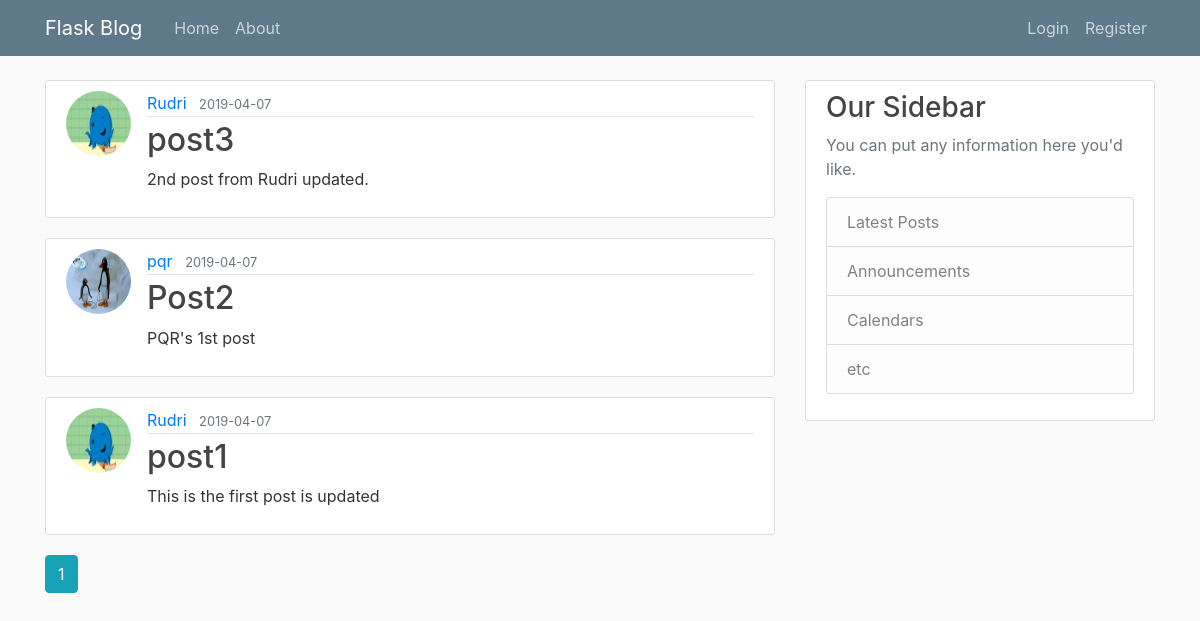
Page /home on the earlier database version.
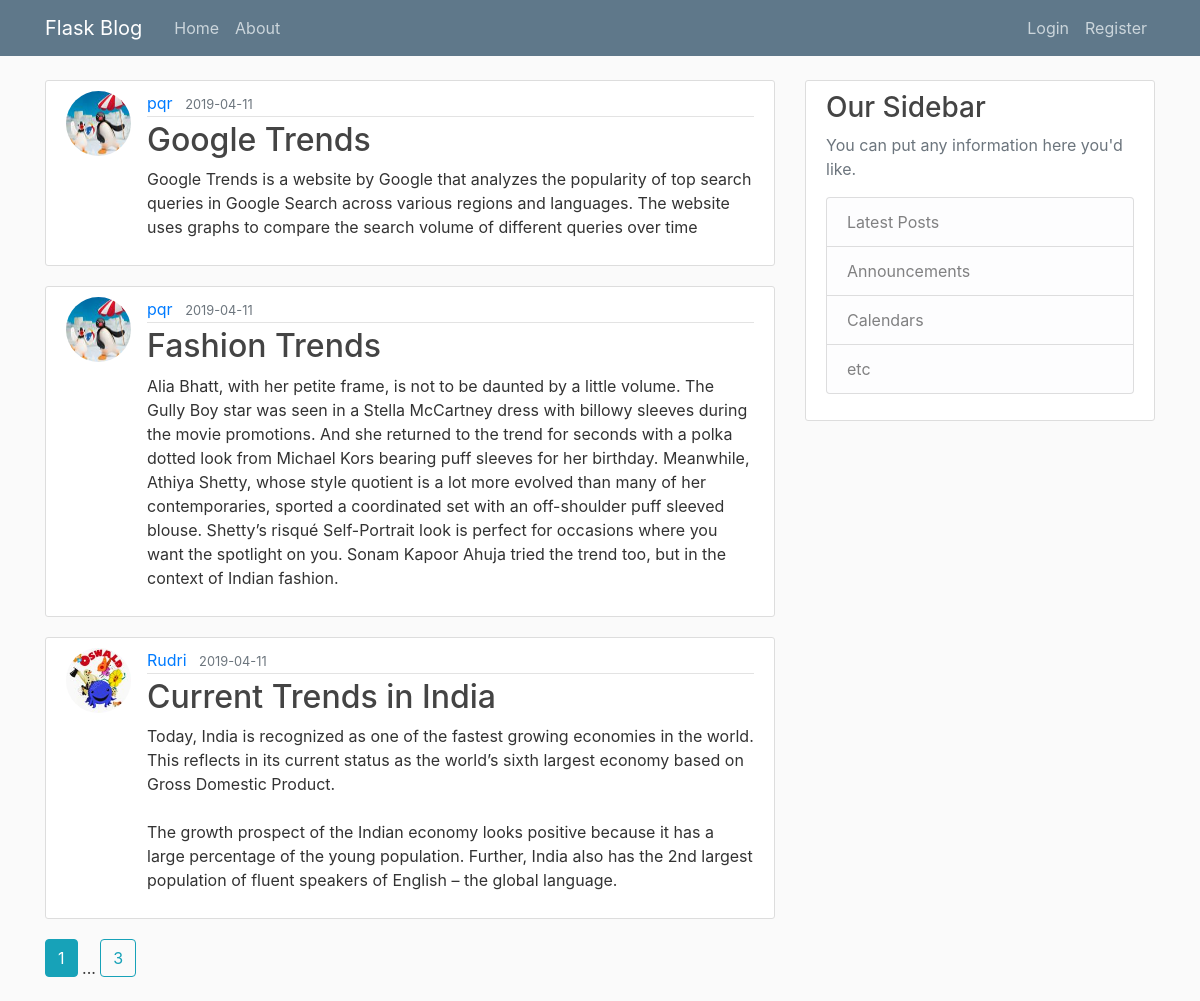
Same page on the later database version.
### Flask_Blogs/models.py (models this page shows, shortened)
class Post(db.Model, UserMixin):
    id = id = db.Column(db.Integer, primary_key = True)
    title =  db.Column(db.String(20), nullable = False)
    date_created = db.Column(db.DateTime, nullable = False , default = datetime.utcnow)
    content = db.Column(db.Text, nullable = False)
    user_id = db.Column(db.Integer, db.ForeignKey('user.id'), nullable = False)

class User(db.Model, UserMixin):    #importing from both db.model and UserMixin
    id = db.Column(db.Integer, primary_key = True)
    username = db.Column(db.String(20), unique = True, nullable = False)
    email =  db.Column(db.String(120), unique = True, nullable = False)
    image_file =  db.Column(db.String(20), nullable = False, default= 'default.jpg')
    password =  db.Column(db.String(60), nullable = False)
    posts = db.relationship('Post' , backref = 'author', lazy = True)

### Flask_Blogs/main/routes.py (the view)
@main.route("/")
@main.route("/home")
def home():
    page = request.args.get('page', 1, type = int)
    posts = Post.query.order_by(Post.date_created.desc()).paginate(page = page, per_page = 3)
    return render_template("home.html" , posts = posts)

### Flask_Blogs/templates/home.html
{% extends "layout.html" %}
{% block content %}
    {% for post in posts.items %}
        <article class="media content-section">
           <img class = "rounded-circle article-img" src="{{ url_for('static' , filename = 'profile_pics/' + post.author.image_file)}}" alt="profile picture">
          <div class="media-body">
            <div class="article-metadata">
              <a class="mr-2" href="{{url_for('users.user_post', username = post.author.username)}}">{{ post.author.username }}</a>
              <small class="text-muted">{{ post.date_created.strftime('%Y-%m-%d') }}</small>
            </div>
            <h2><a class="article-title" href="{{ url_for('posts.post' , post_id = post.id) }}">{{ post.title }}</a></h2>
            <p class="article-content">{{ post.content }}</p>
          </div>
        </article>
    {% endfor %}
    {% for page_num in posts.iter_pages(left_edge = 1, right_edge = 1, left_current = 1, right_current = 1 ) %}
       {% if page_num %}
          {% if posts.page == page_num %}
            <a class="btn btn-info mb-4" href="{{ url_for('main.home', page = page_num)}}">{{ page_num }}</a>
          {% else %}
            <a class="btn btn-outline-info mb-4" href="{{ url_for('main.home', page = page_num)}}">{{ page_num }}</a>
          {% endif %}
       {% else %}
         ...
       {% endif %}
    {% endfor %}
{% endblock content %}

Differences in the rows shown:
no longer on this page (row unchanged): Post: image_file (picture), author.username "Rudri", date_created "2019-04-07", title "post3", content "2nd post from Rudri updated."
no longer on this page (row unchanged): Post: image_file (picture), author.username "pqr", date_created "2019-04-07", title "Post2", content "PQR's 1st post"
no longer on this page (row unchanged): Post: image_file (picture), author.username "Rudri", date_created "2019-04-07", title "post1", content "This is the first post is updated"
added Post: image_file (picture), author.username "pqr", date_created "2019-04-11", title "Google Trends", content "Google Trends is a website by Google that analyzes the popularity of top search queries in Google Search across various regions and languages. The website uses graphs to compare the search volume of different queries over time"
added Post: image_file (picture), author.username "pqr", date_created "2019-04-11", title "Fashion Trends", content "Alia Bhatt, with her petite frame, is not to be daunted by a little volume. The Gully Boy star was seen in a Stella McCartney dress with billowy sleeves during the movie promotions. And she returned to the trend for seconds with a polka dotted look from Michael Kors bearing puff sleeves for her birthday. Meanwhile, Athiya Shetty, whose style quotient is a lot more evolved than many of her contemporaries, sported a coordinated set with an off-shoulder puff sleeved blouse. Shetty’s risqué Self-Portrait look is perfect for occasions where you want the spotlight on you. Sonam Kapoor Ahuja tried the trend too, but in the context of Indian fashion."
added Post: image_file (picture), author.username "Rudri", date_created "2019-04-11", title "Current Trends in India", content "Today, India is recognized as one of the fastest growing economies in the world. This reflects in its current status as the world’s sixth largest economy based on Gross Domestic Product. The growth prospect of the Indian economy looks positive because it has a large percentage of the young population. Further, India also has the 2nd largest population of fluent speakers of English – the global language."
Other differences:
new list line: "3"
